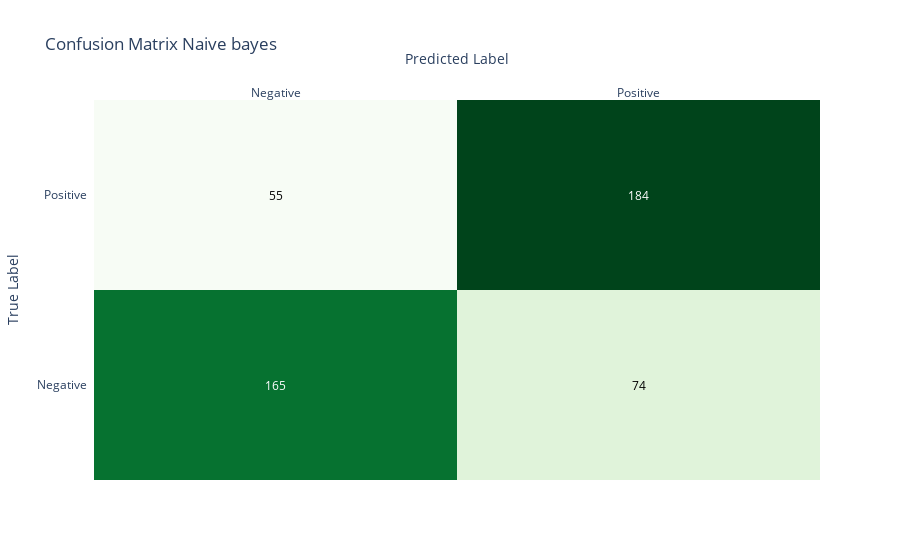
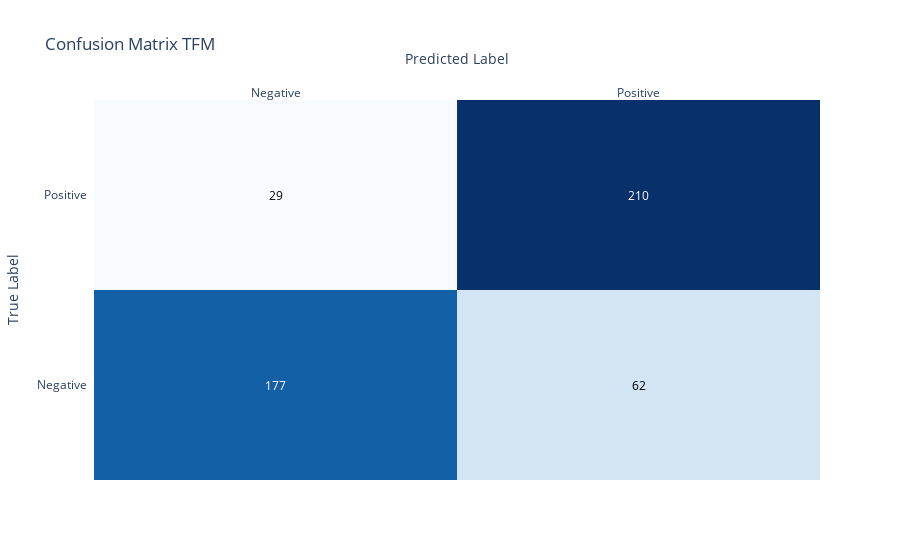

The notebook cell these images were saved under, in order:
### Code cell
labels = ['Negative', 'Positive']

fig_cm_nb = ff.create_annotated_heatmap(z=conf_matrix_nb, x=labels, y=labels, colorscale='Greens')
fig_cm_nb.update_layout(title='Confusion Matrix Naive bayes',
                      xaxis_title='Predicted Label',
                      yaxis_title='True Label')
fig_cm_nb.show()
fig_cm_nb.write_image("./results/confusion_matrix_nb.png")


fig_cm_tfm = ff.create_annotated_heatmap(z=conf_matrix_tfm, x=labels, y=labels, colorscale='Blues')
fig_cm_tfm.update_layout(title='Confusion Matrix TFM',
                      xaxis_title='Predicted Label',
                      yaxis_title='True Label')
fig_cm_tfm.show()
fig_cm_tfm.write_image("./results/confusion_matrix_tfm.png")

### Figure 1 — Plotly figure (JSON) as saved in the notebook; plotly's stock layout.template omitted (floating-point values rounded to 4 significant figures)
{"data": [{"colorscale": [[0, "rgb(247,252,245)"], [0.125, "rgb(229,245,224)"], [0.25, "rgb(199,233,192)"], [0.375, "rgb(161,217,155)"], [0.5, "rgb(116,196,118)"], [0.625, "rgb(65,171,93)"], [0.75, "rgb(35,139,69)"], [0.875, "rgb(0,109,44)"], [1, "rgb(0,68,27)"]], "reversescale": false, "showscale": false, "type": "heatmap", "x": ["Negative", "Positive"], "y": ["Negative", "Positive"], "z": [[165, 74], [55, 184]]}], "layout": {"annotations": [{"font": {"color": "#FFFFFF"}, "showarrow": false, "text": "165", "x": "Negative", "xref": "x", "y": "Negative", "yref": "y"}, {"font": {"color": "#000000"}, "showarrow": false, "text": "74", "x": "Positive", "xref": "x", "y": "Negative", "yref": "y"}, {"font": {"color": "#000000"}, "showarrow": false, "text": "55", "x": "Negative", "xref": "x", "y": "Positive", "yref": "y"}, {"font": {"color": "#FFFFFF"}, "showarrow": false, "text": "184", "x": "Positive", "xref": "x", "y": "Positive", "yref": "y"}], "title": {"text": "Confusion Matrix Naive bayes"}, "xaxis": {"dtick": 1, "gridcolor": "rgb(0, 0, 0)", "side": "top", "ticks": "", "title": {"text": "Predicted Label"}}, "yaxis": {"dtick": 1, "ticks": "", "ticksuffix": "  ", "title": {"text": "True Label"}}}}

### Figure 2 — Plotly figure (JSON) as saved in the notebook; plotly's stock layout.template omitted (floating-point values rounded to 4 significant figures)
{"data": [{"colorscale": [[0, "rgb(247,251,255)"], [0.125, "rgb(222,235,247)"], [0.25, "rgb(198,219,239)"], [0.375, "rgb(158,202,225)"], [0.5, "rgb(107,174,214)"], [0.625, "rgb(66,146,198)"], [0.75, "rgb(33,113,181)"], [0.875, "rgb(8,81,156)"], [1, "rgb(8,48,107)"]], "reversescale": false, "showscale": false, "type": "heatmap", "x": ["Negative", "Positive"], "y": ["Negative", "Positive"], "z": [[177, 62], [29, 210]]}], "layout": {"annotations": [{"font": {"color": "#FFFFFF"}, "showarrow": false, "text": "177", "x": "Negative", "xref": "x", "y": "Negative", "yref": "y"}, {"font": {"color": "#000000"}, "showarrow": false, "text": "62", "x": "Positive", "xref": "x", "y": "Negative", "yref": "y"}, {"font": {"color": "#000000"}, "showarrow": false, "text": "29", "x": "Negative", "xref": "x", "y": "Positive", "yref": "y"}, {"font": {"color": "#FFFFFF"}, "showarrow": false, "text": "210", "x": "Positive", "xref": "x", "y": "Positive", "yref": "y"}], "title": {"text": "Confusion Matrix TFM"}, "xaxis": {"dtick": 1, "gridcolor": "rgb(0, 0, 0)", "side": "top", "ticks": "", "title": {"text": "Predicted Label"}}, "yaxis": {"dtick": 1, "ticks": "", "ticksuffix": "  ", "title": {"text": "True Label"}}}}
